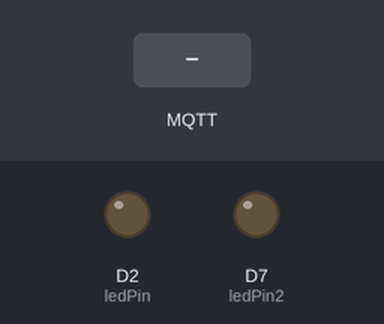
The sketch below on a simulated ESP8266 (NodeMCU). Parts: output pins drawn as LEDs (lit = HIGH). The test bench sets the inputs (shaded band). WiFi joins after 1.5 s; servers stay silent unless stated; no MQTT or app messages arrive unless stated; what the sketch prints to the serial monitor is not drawn.

Above: at 2.7 s.
2.8 s: MQTT message "1" arrives on the first subscribed topic
At 3.2 s:
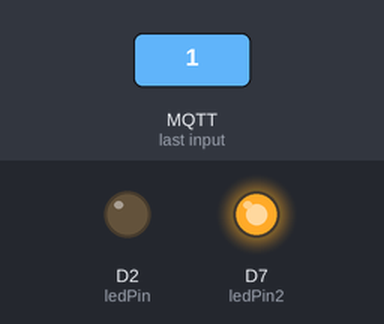
4.3 s: MQTT message "1" arrives on the second subscribed topic
At 5.5 s:
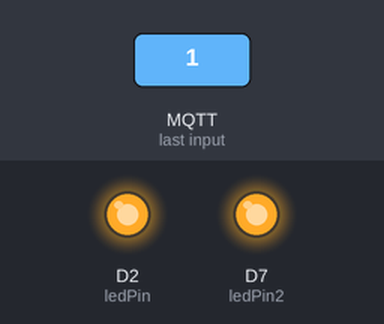
5.8 s: MQTT message "0" arrives on the first subscribed topic
At 6.7 s:
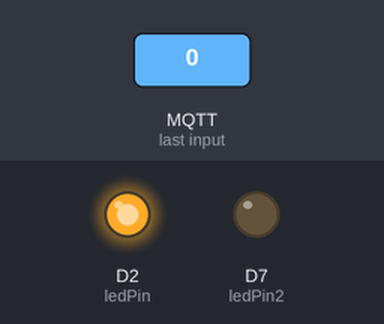
7.3 s: MQTT message "0" arrives on the second subscribed topic
At 7.8 s:
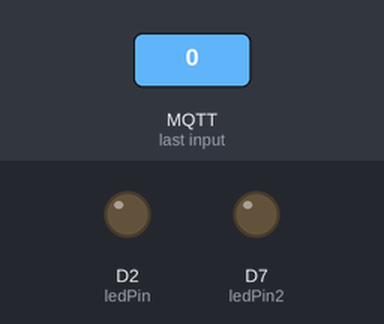
Timing chart, 0 to 9.8 s (numbered marks = the images above; inputs shaded):
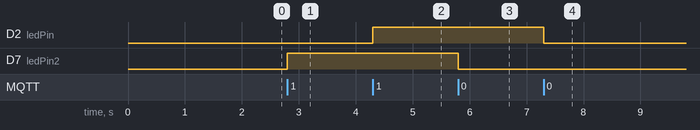

The sketch:

sketch_jul08a.ino
```cpp
#include <ESP8266WiFi.h>
#include <PubSubClient.h>
// Cập nhật thông tin
// Thông tin về wifi
#define ssid "QUOC KHANH"
#define password "02092012"
// Thông tin về MQTT Broker
#define mqtt_server "m14.cloudmqtt.com" // Thay bằng thông tin của bạn
//#define mqtt_topic_pub "Pi/LEDStatus"   //Giữ nguyên nếu bạn tạo topic tên là demo
//#define mqtt_topic_sub "Pi/LEDStatus"
#define mqtt_user "mrxlkalf"    //Giữ nguyên nếu bạn tạo user là esp8266 và pass là 123456
#define mqtt_pwd "_r5_TObeJpaA"

const uint16_t mqtt_port = 15229; //Port của CloudMQTT
const byte ledPin = D2;
const byte ledPin2=D7;

WiFiClient espClient;
PubSubClient client(espClient);

long lastMsg = 0;
char msg[50];
int value = 0;

void setup() {
  Serial.begin(115200);
  setup_wifi();
  client.setServer(mqtt_server, mqtt_port);
  client.setCallback(callback);
  pinMode(ledPin, OUTPUT);
}
// Hàm kết nối wifi
void setup_wifi() {
  pinMode(ledPin, OUTPUT);
  pinMode(ledPin2, OUTPUT);
  delay(10);
  Serial.println();
  Serial.print("Connecting to ");
  Serial.println(ssid);
  WiFi.begin(ssid, password);
  while (WiFi.status() != WL_CONNECTED) {
    delay(500);
    Serial.print(".");
  }
  Serial.println("");
  Serial.println("WiFi connected");
  Serial.println("IP address: ");
  Serial.println(WiFi.localIP());
}
// Hàm call back để nhận dữ liệu
void callback(char* topic, byte* payload, unsigned int length) {
  Serial.print("Message arrived [");
  Serial.print(topic);
  Serial.print(". Message: ");
  //String receivedChar;
  if(strcmp(topic,"Pi/LEDStatus")==0)
  {
    for (int i = 0; i < length; i++) {


     char receivedChar = (char)payload[i];
     Serial.print(receivedChar);


    if (receivedChar == '1')
      // Kiểm tra nếu tin nhận được là 1 thì bật LED và ngược lại
      digitalWrite(ledPin, HIGH);
    if (receivedChar == '0')
      digitalWrite(ledPin, LOW);


  }
  }

  if(strcmp(topic,"room/lamp")==0)
  {
    for (int i = 0; i < length; i++) {


     char receivedChar = (char)payload[i];
     Serial.print(receivedChar);


    if (receivedChar == '1')
      // Kiểm tra nếu tin nhận được là 1 thì bật LED và ngược lại
      digitalWrite(ledPin2, HIGH);
    if (receivedChar == '0')
      digitalWrite(ledPin2, LOW);


  }
  }


   Serial.println();
}


// Hàm reconnect thực hiện kết nối lại khi mất kết nối với MQTT Broker
void reconnect() {
  // Chờ tới khi kết nối
  while (!client.connected()) {
    Serial.print("Attempting MQTT connection...");
    // Thực hiện kết nối với mqtt user và pass
    if (client.connect("ESP8266Client",mqtt_user, mqtt_pwd)) {
      Serial.println("connected");
      // Khi kết nối sẽ publish thông báo
      //client.publish(mqtt_topic_pub, "ESP_reconnected");
      // ... và nhận lại thông tin này
      //client.subscribe(mqtt_topic_sub);
      client.subscribe("room/lamp");
      client.subscribe("Pi/LEDStatus");
    } else {
      Serial.print("failed, rc=");
      Serial.print(client.state());
      Serial.println(" try again in 5 seconds");
      // Đợi 5s
      delay(5000);
    }
  }
}
void loop() {
  // Kiểm tra kết nối
  if (!client.connected()) {
    reconnect();
  }
  client.loop();
}
```

Measured:
- after the input at 2.8 s, D7 (ledPin2): LOW → HIGH at once
- after the input at 4.3 s, D2 (ledPin): LOW → HIGH at once
- after the input at 5.8 s, D7 (ledPin2): HIGH → LOW at once
- after the input at 7.3 s, D2 (ledPin): HIGH → LOW at once
